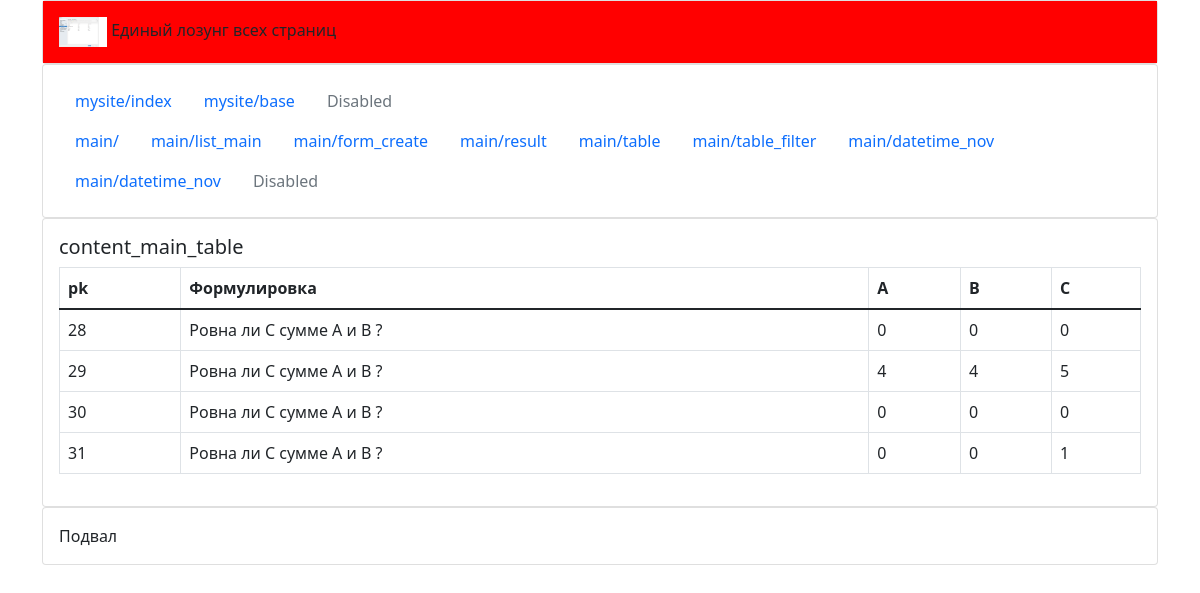
Before: /main/table/ with the older database file.
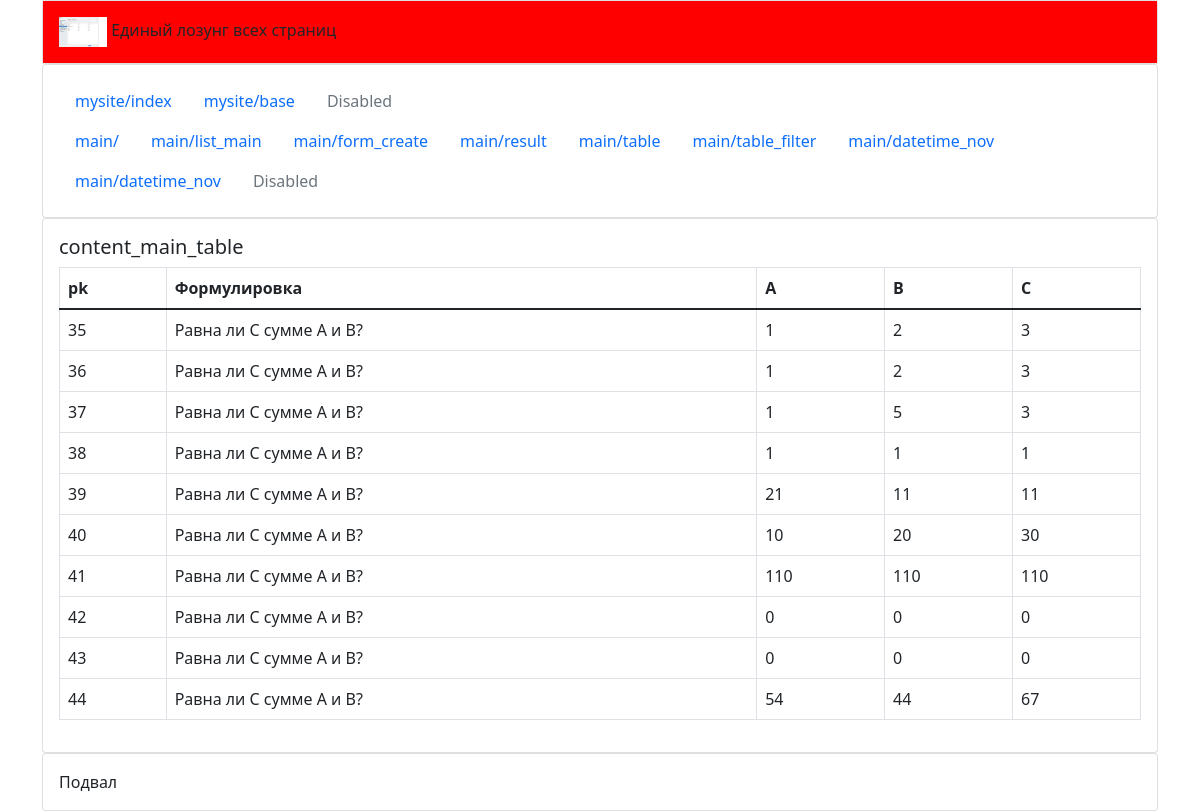
After: the same page with the newer database file.
### main/models.py (models this page shows, shortened)
class Abc(models.Model):
    task = models.CharField(default="Равна ли С сумме A и B?", max_length=256)
    a = models.IntegerField(default=0)
    b = models.IntegerField(default=0)
    c = models.IntegerField(default=0)

### main/views.py (the view)
# urls.py: path('table/', views.table, name='table'),
def table(request):
    rows = Abc.objects.values_list()
    print('\nrows:\n', rows)
    context = {'rows': rows}
    return render(request, 'main/table.html', context)

### templates/main/table.html (shortened to what this page needs)
{% extends '../mysite/base.html' %}
{% block content %}
<h5>content_main_table</h5>
<table class="table table-bordered">
    <thead>
    <tr>
        <th scope="col">pk</th>
        <th scope="col">Формулировка</th>
        <th scope="col">A</th>
        <th scope="col">B</th>
        <th scope="col">C</th>
    </tr>
    </thead>
    <tbody>
    {% for row in rows %}
        <tr>
            {% for item in row %}
            <td>
                {{ item }}
            </td>
            {% endfor %}
        </tr>
    {% endfor %}
</table>
{% endblock %}

### templates/mysite/base.html (shortened to what this page needs)
<!doctype html>
<html lang="en">
<head>
    <link href="https://cdn.jsdelivr.net/npm/bootstrap@5.1.3/dist/css/bootstrap.min.css" rel="stylesheet"
>
    {% load static %}
    <link href="{% static '/css/mycss.css' %}" rel="stylesheet">
</head>
<div class="container">
    <div class="card">
        <div class="card-body bgc">
            {% load static %} <img src="{% static '/mysite/mysite_settings_django.png' %}"
                                   alt="mysite_settings_django.png" height="30px">
            Единый лозунг всех страниц
        </div>
    </div>
    <div class="card">
        <div class="card-body">
                <ul class="nav">
                     <li class="nav-item"><a class="nav-link active" href="../../">mysite/index</a></li>
                    <li class="nav-item"><a class="nav-link " href="../base/">mysite/base</a></li>
                    <li class="nav-item"><a class="nav-link disabled">Disabled</a></li>
                </ul>
                <ul class="nav">
                    <li class="nav-item"><a class="nav-link active" href="../../main">main/</a></li>
                    <li class="nav-item"><a class="nav-link" href="../../main/list_main">main/list_main</a></li>
                    <li class="nav-item"><a class="nav-link" href="../../main/form_create">main/form_create</a></li>
                    <li class="nav-item"><a class="nav-link" href="../../main/result">main/result</a></li>
                    <li class="nav-item"><a class="nav-link" href="../../main/table">main/table</a></li>
                    <li class="nav-item"><a class="nav-link" href="../../main/table_filter">main/table_filter</a></li>
                    <li class="nav-item"><a class="nav-link" href="../../main/datetime_nov">main/datetime_nov</a></li>
                    <li class="nav-item"><a class="nav-link" href="{% url 'main:datetime_nov' %}">main/datetime_nov</a>
                    </li>
                    <li class="nav-item"><a class="nav-link disabled">Disabled</a></li>
                </ul>
        </div>
    </div>
    <div class="card">
        <div class="card-body">
            {% block content %}{% endblock %}
        </div>
    </div>
    <div class="card">
        <div class="card-body">
            Подвал
        </div>
    </div>
</div>
<body>
</body>
</html>

### static/css/mycss.css (style rules this page uses)
.bgc { background-color:red }

Changed rows visible on the page:
removed Abc: row "28" "Ровна ли С сумме A и B ?" "0" "0" "0"
removed Abc: row "29" "Ровна ли С сумме A и B ?" "4" "4" "5"
removed Abc: row "30" "Ровна ли С сумме A и B ?" "0" "0" "0"
removed Abc: row "31" "Ровна ли С сумме A и B ?" "0" "0" "1"
added Abc: row "35" "Равна ли С сумме A и B?" "1" "2" "3"
added Abc: row "36" "Равна ли С сумме A и B?" "1" "2" "3"
added Abc: row "37" "Равна ли С сумме A и B?" "1" "5" "3"
added Abc: row "38" "Равна ли С сумме A и B?" "1" "1" "1"
added Abc: row "39" "Равна ли С сумме A и B?" "21" "11" "11"
added Abc: row "40" "Равна ли С сумме A и B?" "10" "20" "30"
added Abc: row "41" "Равна ли С сумме A и B?" "110" "110" "110"
added Abc: row "42" "Равна ли С сумме A и B?" "0" "0" "0"
added Abc: row "43" "Равна ли С сумме A и B?" "0" "0" "0"
added Abc: row "44" "Равна ли С сумме A и B?" "54" "44" "67"
